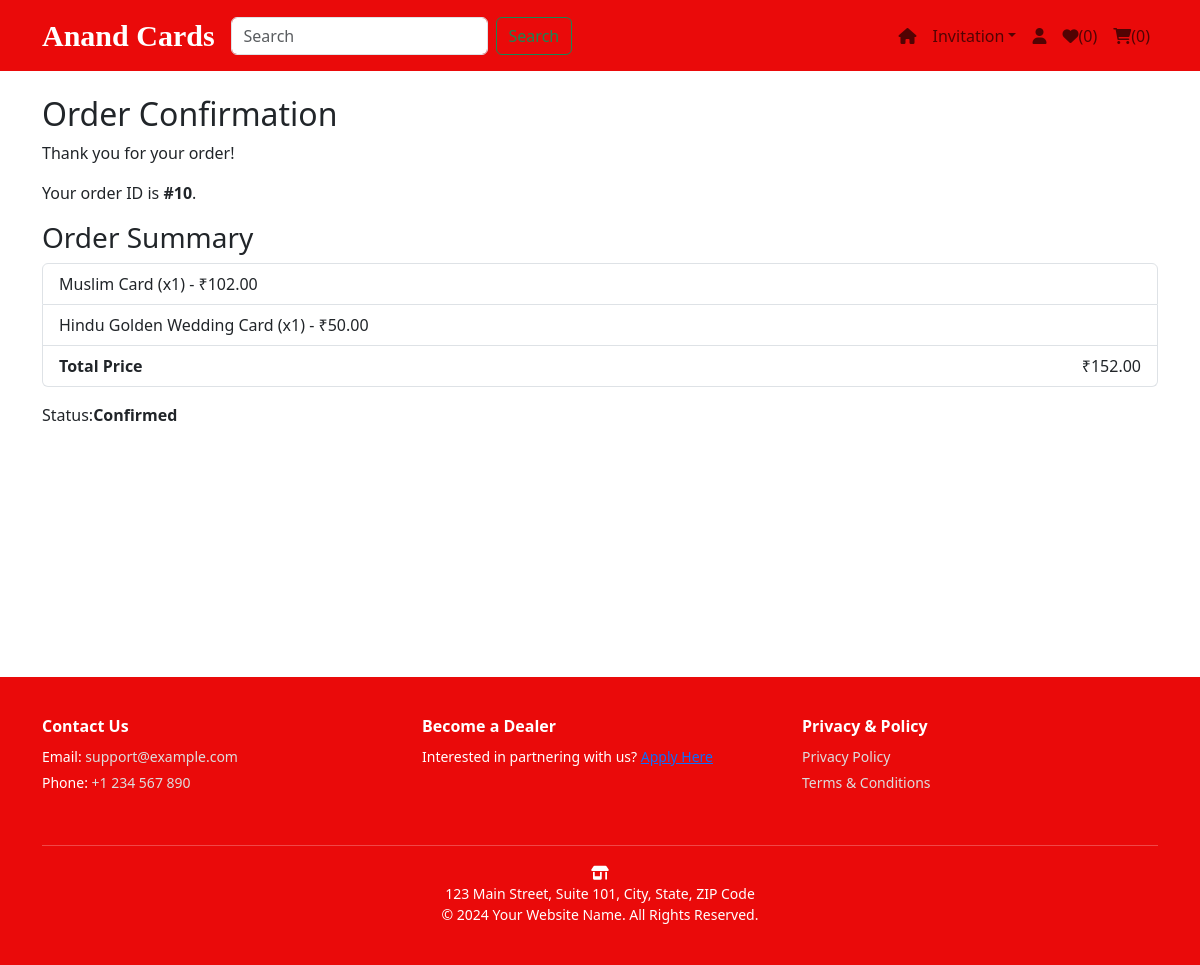
/order_confirmation/10/, run on the app's committed database.
### Orders/models.py (models this page shows, shortened)
class Order(models.Model):
    STATUS_CHOICES = [
        ('Pending', 'Pending'),
        ('Dispatched', 'Dispatched'),
        ('Delivered', 'Delivered'),
    ]
    PAYMENT_METHOD_CHOICES = [
        ('COD', 'Cash on Delivery'),
    ]
    id = models.AutoField(primary_key=True)
    user = models.ForeignKey(User,null=True, blank=True, on_delete=models.SET_NULL)
    order_date = models.DateTimeField(auto_now_add=True)
    total_price = models.DecimalField(max_digits=10, decimal_places=2, default=0.00)  # Default to 0
    shipping_address = models.TextField()
    payment_method = models.CharField(max_length=50, choices=PAYMENT_METHOD_CHOICES, default='COD')
    status = models.CharField(max_length=50, choices=STATUS_CHOICES, default='Pending')

class OrderItem(models.Model):
    id = models.AutoField(primary_key=True)
    order = models.ForeignKey(Order, on_delete=models.CASCADE, related_name='order_items')
    product = models.ForeignKey(Product, on_delete=models.CASCADE, related_name='order_items')
    quantity = models.IntegerField()
    price = models.DecimalField(max_digits=10, decimal_places=2)
    def total_price(self):
        return self.quantity * self.price

### Products/models.py (models this page shows, shortened)
class Product(models.Model):
    id = models.AutoField(primary_key=True)
    name = models.CharField(max_length=200)
    price = models.DecimalField(max_digits=10, decimal_places=2)
    image = models.ImageField(upload_to='imges/')
    CATEGORY_CHOICES = [
        ('Hindu Cards', 'Hindu Cards'),
        ('Muslim Cards', 'Muslim Cards'),
        ('Worship Cards', 'Worship Cards'),
    ]
    category = models.CharField(max_length=50, choices=CATEGORY_CHOICES)
    STOCK_CHOICES = [
        ('In stock', 'In stock'),
        ('Out of stock', 'Out of stock'),
    ]
    stock = models.CharField(max_length=20, choices=STOCK_CHOICES, default='In stock')

### Orders/views.py (the view, shortened to what this page needs)
# urls.py: path('order_confirmation/<int:pk>/', OrderConfirmationView.as_view(), name='order_confirmation'),# Renders orders/order_confirmation.html
class OrderConfirmationView(View):
    def get(self, request, pk, *args, **kwargs):
        order = get_object_or_404(Order, pk=pk, status='pending')
        return render(request, 'Orders/order_confirmation.html', {'order': order})

### Orders/templates/Orders/order_confirmation.html (shortened to what this page needs)
{% load static %}
<!DOCTYPE html>
<html lang="en">
<head>
    <link href="https://cdn.jsdelivr.net/npm/bootstrap@5.3.0/dist/css/bootstrap.min.css" rel="stylesheet">
    <link href="https://cdnjs.cloudflare.com/ajax/libs/font-awesome/6.0.0/css/all.min.css" rel="stylesheet">
</head>
<body>
    <nav class="navbar navbar-expand-lg navbar-light" style="background-color:rgb(234, 10, 10)">
        <div class="container">
            <a class="navbar-brand" href="/">
                <strong class="main-title">Anand Cards</strong>
            </a>
            <form class="d-flex">
                <input class="form-control me-2" type="search" placeholder="Search" aria-label="Search">
                <button class="btn btn-outline-success" type="submit">Search</button>
            </form>
            <div class="collapse navbar-collapse" id="navbarNav">
                <ul class="navbar-nav ms-auto">
                    <li class="nav-item"><a class="nav-link" href="/"><i class="fa-solid fa-home"></i></a></li>
                    <li class="nav-item dropdown">
                        <a class="nav-link dropdown-toggle" href="#" id="navbarDropdown" role="button" data-bs-toggle="dropdown" aria-expanded="true">Invitation</a>
                    </li>
                    <li class="nav-item"><a class="nav-link" href="#"><i class="fa-solid fa-user"></i></a></li>
                    <li class="nav-item"><a class="nav-link" href="{% url 'view_wishlist' %}"><i class="fa-solid fa-heart"></i>(<span id="wishlist-count">{{ request.session.wishlist|length }}</span>)</a></li>
                    <li class="nav-item"><a class="nav-link" href="{% url 'view_cart' %}"><i class="fa-solid fa-shopping-cart"></i>(<span id="cart-count">{{ request.session.cart|length }}</span>)</a></li>
                </ul>
            </div>
        </div>
    </nav>
    <div class="container mt-4">
        <h2>Order Confirmation</h2>
        <p>Thank you for your order{{ order.user.username }}!</p>
        <p>Your order ID is <strong>#{{ order.id }}</strong>.</p>
        <h3>Order Summary</h3>
        <ul class="list-group mb-3">
            {% for item in order.order_items.all %}
                <li class="list-group-item d-flex justify-content-between align-items-center">
                    {{ item.product.name }} (x{{ item.quantity }}) - ₹{{ item.total_price }}
                </li>
            {% endfor %}
            <li class="list-group-item d-flex justify-content-between align-items-center">
                <strong>Total Price</strong>
                <span>₹{{ order.total_price }}</span>
            </li>
        </ul>
        <p>Status:<strong>Confirmed</strong></p>
    </div>
    <footer>
        <div class="container">
            <div class="row">
                <div class="col-md-4">
                    <h6>Contact Us</h6>
                    <ul>
                        <li>Email: <a href="mailto:support@example.com">support@example.com</a></li>
                        <li>Phone: <a href="tel:+1234567890">+1 234 567 890</a></li>
                    </ul>
                </div>
                <div class="col-md-4">
                    <h6>Become a Dealer</h6>
                    <p>Interested in partnering with us? <a href="/become-a-dealer">Apply Here</a></p>
                </div>
                <div class="col-md-4">
                    <h6>Privacy & Policy</h6>
                    <ul>
                        <li><a href="/privacy-policy">Privacy Policy</a></li>
                        <li><a href="/terms-conditions">Terms & Conditions</a></li>
                    </ul>
                </div>
            </div>
            <hr>
            <div class="text-center">
                <p><strong><i class="fa-solid fa-shop"></i></strong><br>123 Main Street, Suite 101, City, State, ZIP Code</p>
                <p>&copy; 2024 Your Website Name. All Rights Reserved.</p>
            </div>
        </div>
    </footer>
</body>
</html>

### Orders/templates/Orders/order_confirmation.html (style rules this page uses)
footer { background-color: rgb(234, 10, 10); color: white; padding: 40px 0; font-size: 14px; flex-shrink: 0; margin-top: 250px; }
footer h6 { font-weight: bold; margin-bottom: 10px; }
footer ul { padding: 0; list-style-type: none; }
footer ul li { margin-bottom: 5px; }
footer ul li a { text-decoration: none; color: #ddd; }
footer p { margin: 0; }
.main-title { font-family: 'Lobster', cursive; color: white; font-size: 1.5em; }
html, body { height: 100%; margin: 0; }
.col-6, .col-md-4, .col-lg-3 { padding-bottom: 20px; }

### data on the page
Order: id "10", total_price "152.00"
OrderItem: product.name "Muslim Card", quantity "1", total_price "102.00"
OrderItem: product.name "Hindu Golden Wedding Card", quantity "1", total_price "50.00"

### other printed values
{{ request.session.wishlist|length }} "0"
{{ request.session.cart|length }} "0"
